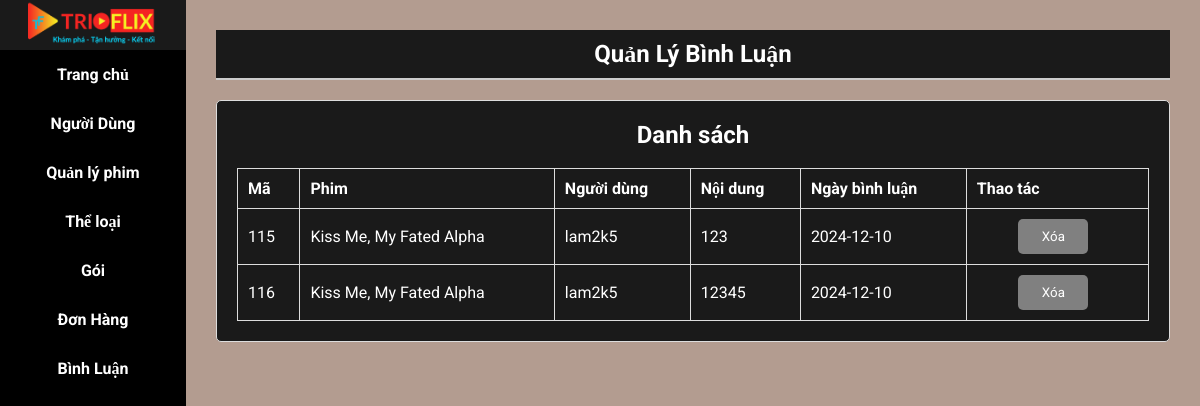
/admin.php?ctrl=user&view=comment, run on the app's committed database.
### tables this page shows
CREATE TABLE `comment` (
  `comment_id` int(11) NOT NULL,
  `film_id` int(11) NOT NULL,
  `user_id` int(11) NOT NULL,
  `comment` char(255) NOT NULL,
  `time` date NOT NULL
);

CREATE TABLE `film` (
  `film_id` int(11) NOT NULL,
  `category_id` int(11) NOT NULL,
  `actor_id` int(11) NOT NULL,
  `director_id` int(11) NOT NULL,
  `film_name` char(255) NOT NULL,
  `img` char(255) NOT NULL,
  `urlvideo` varchar(225) NOT NULL,
  `duration` int(11) NOT NULL,
  `descripe` char(255) NOT NULL,
  `views` int(11) NOT NULL,
  `relase_year` year(4) DEFAULT NULL,
  `posted_date` date DEFAULT NULL,
  `bgimg` char(255) NOT NULL
);

CREATE TABLE `user` (
  `user_id` int(11) NOT NULL,
  `username` char(255) NOT NULL,
  `pass` char(255) NOT NULL,
  `email` char(255) NOT NULL,
  `role` tinyint(4) NOT NULL,
  `reset_token` varchar(255) NOT NULL,
  `token_expiry` datetime DEFAULT NULL
);

### model/admin/m_film.php (called while the page is built, shortened)
<?php
include_once "model/database.php";
function getAllcomment()
{
    $sql = "SELECT comment.*,film.film_name, user.username FROM comment INNER JOIN film
        ON comment.film_id = film.film_id
        INNER JOIN user
        ON comment.user_id = user.user_id order by time desc";
    return pdo_query($sql);
}

### model/database.php (called while the page is built, shortened)
<?php
function pdoGetConnection()
{
    $servername = "localhost";
    $username = "root";
    $password = "";
    try {
        $conn = new PDO("mysql:host=$servername;dbname=tuyetvoi_da2", $username, $password);
        $conn->setAttribute(PDO::ATTR_ERRMODE, PDO::ERRMODE_EXCEPTION);
        return $conn;
    } catch (PDOException $e) {
        echo "Connection failed: " . $e->getMessage();
    }
}
function pdo_query($sql, $params = [])
{
    $stmt = pdoGetConnection()->prepare($sql);
    $stmt->execute($params);
    return $stmt->fetchAll(PDO::FETCH_ASSOC);
}

### view/layoutAdmin/admin_cmt/admin_comment.php (the view, shortened to what this page needs)
<div class="admin-container">
    <main class="content">
        <header>
            <h1>Quản Lý Bình Luận</h1>
        </header>
        <div class="user-list">
            <h2>Danh sách</h2>
            <br>
            <table>
                <thead>
                    <tr>
                        <th>Mã</th>
                        <th>Phim</th>
                        <th>Người dùng</th>
                        <th>Nội dung</th>
                        <th>Ngày bình luận</th>
                        <th>Thao tác</th>
                    </tr>
                </thead>
                <tbody>
                    <?php foreach ($getcommnent as $key) { ?>
                        <tr>
                            <td><?= $key['comment_id'] ?></td>
                            <td><?= $key['film_name'] ?></td>
                            <td><?= $key['username'] ?></td>
                            <td><?= $key['comment'] ?></td>
                            <td><?= $key['time'] ?></td>
                            <td>
                                <form action="" method="post">
                                    <button class="delete-btn" name="btnDelete"
                                        onclick="return confirm('Bạn có chắc chắn muốn xóa bình luận này?')">Xóa</button>
                                </form>
                            </td>
                        </tr>
                    <?php } ?>
                </tbody>
            </table>
        </div>
    </main>
</div>

### public/css/admin/admin_navbar.css (style rules this page uses)
:root { --fontContent: "Roboto", sans-serif; --fontTitle-nameFilm: "Raleway", sans-serif; --colorBackgroundMain: #000; --colorGradient: linear-gradient(to right, #f90909, #f5f322); --colorBackgroundSecondary: #1a1a1a; --colorRed: #f90909; --colorYellow: #f5f322; --colorBlue: #00daff; }
* { margin: 0; padding: 0; box-sizing: border-box; font-family: "Roboto", serif; }
html { background-color: var(--colorBackgroundSecondary); }
.content { flex-grow: 1; padding: 30px; background-color: var(--colorBackgroundSecondary); }
header { display: flex; justify-content: space-between; align-items: center; padding: 10px; background-color: var(--colorBackgroundSecondary); border-bottom: 2px solid #ccc; }
header h1 { font-size: 24px; }

### public/css/admin/admin_comments.css (style rules this page uses)
.content { flex-grow: 1; padding: 30px; background-color: #e4c6b7c9; }
header { display: flex; justify-content: space-between; align-items: center; padding: 10px; background-color: #1a1a1a; border-bottom: 2px solid #ccc; }
header h1 { font-size: 24px; }
.delete-btn { padding: 10px 20px; background-color: gray; color: white; border: none; border-radius: 5px; cursor: pointer; margin-left: auto; margin-right: 5%; }
.user-list { margin: 20px 0; background-color: #1a1a1a; padding: 20px; border: 1px solid #ddd; border-radius: 5px; }
table { width: 100%; border-collapse: collapse; }
table th, table td { border: 1px solid #ddd; padding: 10px; }
table th { background-color: #1a1a1a; text-align: left; }
table td { text-align: left; vertical-align: middle; }
table td:last-child { width: 20%; text-align: center; justify-content: center; align-items: center; }
table td button { width: 70px; padding: 5px 10px; background-color: #ff5c5c; color: white; border: none; border-radius: 5px; cursor: pointer; text-align: center; }

### data on the page
comment: comment_id "115", film.film_name "Kiss Me, My Fated Alpha", user.username "lam2k5", comment "123", time "2024-12-10"
comment: comment_id "116", film.film_name "Kiss Me, My Fated Alpha", user.username "lam2k5", comment "12345", time "2024-12-10"
